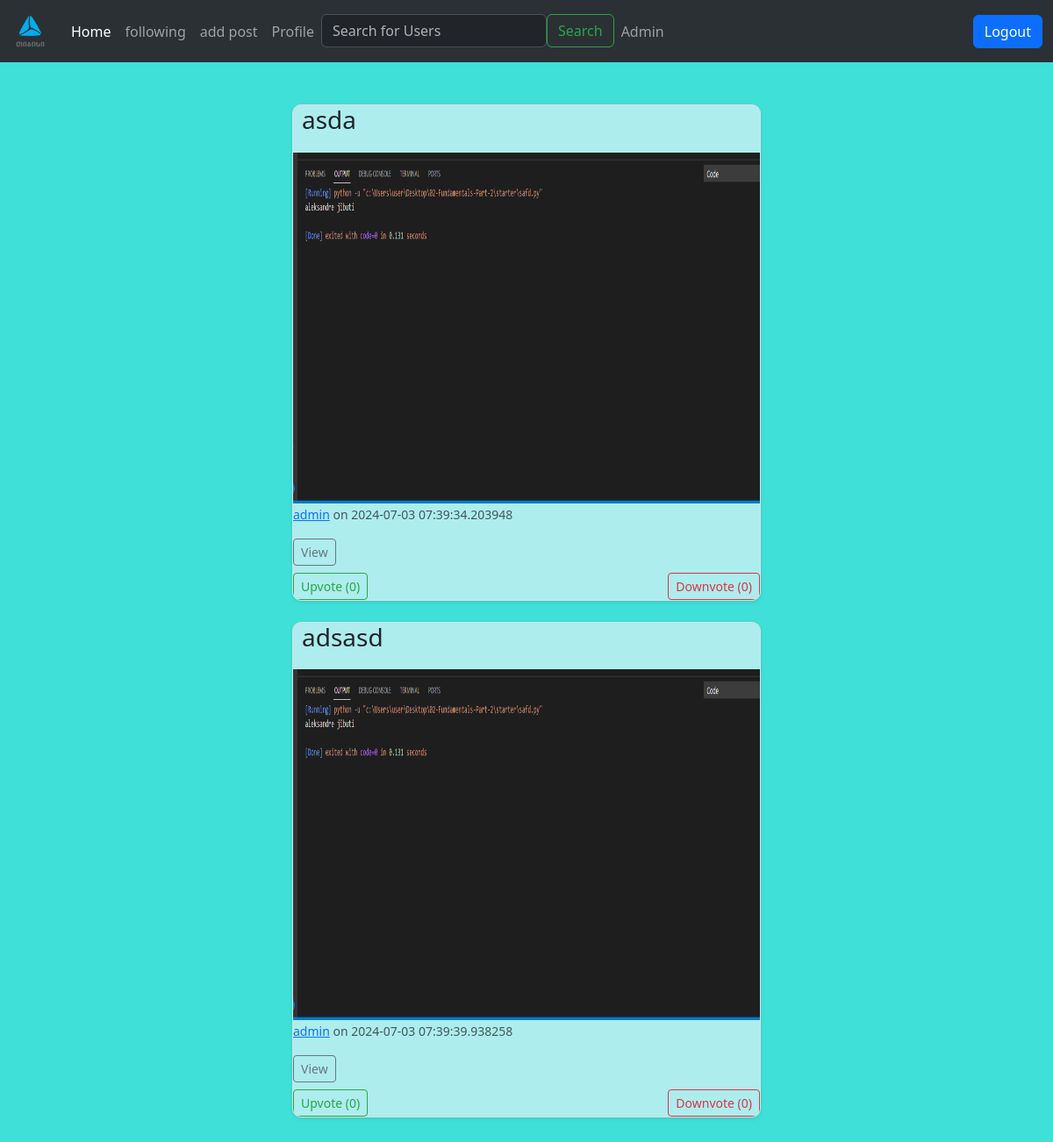
Screenshot of /home (signed in) with the database file from the repository.
### models.py (models this page shows, shortened)
class Post(db.Model):
    id = db.Column(db.Integer, primary_key=True, autoincrement=True)
    text = db.Column(db.String)
    file_path = db.Column(db.String)
    user_id = db.Column(db.Integer, db.ForeignKey('user.id'), nullable=False)
    upvote_count = db.Column(db.Integer, default=0)
    downvote_count = db.Column(db.Integer, default=0)
    votes = db.relationship('Vote', backref='post', cascade='all, delete-orphan', lazy='dynamic')
    user = db.relationship('User', backref=db.backref('posts', lazy=True, cascade="all, delete-orphan"))
    created_at = db.Column(db.DateTime, default=datetime.utcnow, nullable=False)
    comments = db.relationship('Comment', backref='post', lazy=True, cascade='all, delete-orphan',)

class User(db.Model, UserMixin):
    id = db.Column(db.Integer, primary_key=True, autoincrement=True)
    user_name = db.Column(db.String, unique=True)
    password = db.Column(db.String)
    role = db.Column(db.String, default = 'guest')
    followers = db.relationship('Follower', foreign_keys='Follower.followed_id', backref='followed', lazy='dynamic')
    followed = db.relationship('Follower', foreign_keys='Follower.follower_id', backref='follower', lazy='dynamic')

### routes.py (the view)
@app.route('/home')
@login_required
def index():
    form = SearchForm()
    yesterday = datetime.now() - timedelta(days=1)
    recent_entries = db.session.query(Post).filter(Post.created_at >= yesterday).all()
    shuffle(recent_entries)
    return render_template('home.html', posts=recent_entries, form=form)

### forms.py
class SearchForm(FlaskForm):
    query = StringField('Search for Users', validators=[DataRequired()])
    submit = SubmitField('Search')

### models.py (called while the page is built)
@login_manager.user_loader
def load_user(id):
    return User.query.get(id)

### templates/home.html (shortened to what this page needs)
{% extends "layout.html" %}
{% block content %}
<div class="container mt-5">
    <div class="d-flex justify-content-center ">
    <div class="row" style="width: 50%;">
    <ul>
        {% for post in posts %}
        <div class="col-lg-20">
            <div class="card mb-4 shadow-sm" id="pst">
          <li>
            <h5 class="card-title">{{ post.text }}</h5>
              {% if post.file_path %}
                  <img class="img-style"   src="{{ url_for('static', filename=post.file_path) }}"  height="400px" width="600px"/>
             {% endif %}
             <p class="card-text"><small class="text-muted">
                 <a href="{{ url_for('profile', username=post.user.user_name) }}">{{ post.user.user_name }}</a>
                 on {{ post.created_at }}
                </small></p>
             <div class="d-flex justify-content-between align-items-center">
                <div class="btn-group">
                    <a href="{{ url_for('post_detail', post_id=post.id) }}" class="btn btn-sm btn-outline-secondary">View</a>
                </div>
             </div>
         </li>
            <div class="d-flex justify-content-between align-items-center mt-2">
                <form method="POST" action="{{ url_for('upvote', post_id=post.id) }}">
                    <button type="submit" class="btn btn-sm btn-outline-success">Upvote ({{ post.upvote_count }})</button>
                </form>
                <form method="POST" action="{{ url_for('downvote', post_id=post.id) }}">
                    <button type="submit" class="btn btn-sm btn-outline-danger">Downvote ({{ post.downvote_count }})</button>
            </div>
    </div>
 </div>
        {% endfor %}
  </ul>
</div>
</div>
</div>
{% endblock %}

### static/style.css (style rules this page uses)
body { background-color: #3ee0d8; }
.card { border: 1px solid #ddd; border-radius: 10px; overflow: hidden; }
.card-title { font-size: 1.75rem; margin-bottom: 20px; margin-left: 10px; }
.container { margin-top: 30px; }
.btn-outline-secondary { color: #6c757d; border-color: #6c757d; }
.btn-outline-success { color: #28a745; border-color: #28a745; }
.btn-outline-danger { color: #dc3545; border-color: #dc3545; }
#pst { background-color: #adedee; }

### rows the page displays
Post: text "asda", file_path (picture), user.user_name "admin", created_at "2024-07-03 07:39:34.203948", upvote_count "0", downvote_count "0"
Post: text "adsasd", file_path (picture), user.user_name "admin", created_at "2024-07-03 07:39:39.938258", upvote_count "0", downvote_count "0"
